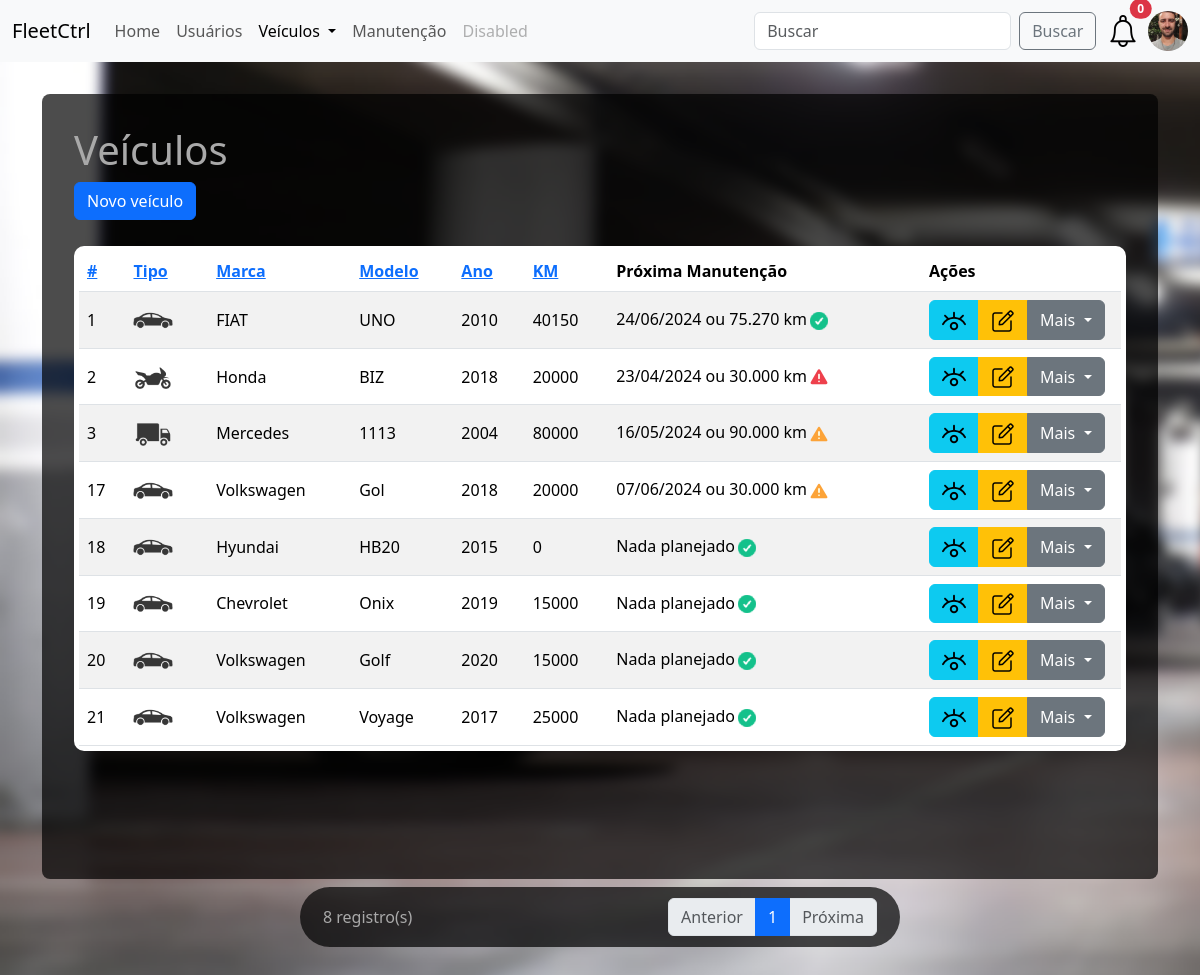
/veiculos.php (signed in), run on the app's committed database.
### tables this page shows
CREATE TABLE IF NOT EXISTS `tbusuarios` (
  `ID` int NOT NULL AUTO_INCREMENT,
  `NOME` varchar(45) NOT NULL,
  `DT_NASCIMENTO` date NOT NULL,
  `VALIDADE_CNH` date NOT NULL,
  `USUARIO` varchar(45) NOT NULL,
  `SENHA` varchar(45) NOT NULL,
  `EMAIL` varchar(45) NOT NULL,
  `ID_NV_ACESSO` int NOT NULL,
  `IMAGE` varchar(120) NOT NULL DEFAULT './images/uploads/users/default.png',
  PRIMARY KEY (`ID`),
  KEY `fk_tbUsuarios_tbNvAcesso_idx` (`ID_NV_ACESSO`),
  CONSTRAINT `fk_tbUsuarios_tbNvAcesso` FOREIGN KEY (`ID_NV_ACESSO`) REFERENCES `tbnvacesso` (`ID`)
);

CREATE TABLE IF NOT EXISTS `tbveiculos` (
  `ID` int NOT NULL AUTO_INCREMENT,
  `ID_TIPO` int NOT NULL,
  `MARCA` varchar(45) NOT NULL,
  `MODELO` varchar(45) NOT NULL,
  `ANO` int NOT NULL,
  `PLACA` varchar(8) NOT NULL,
  `KM_INICIAL` decimal(9,2) NOT NULL,
  `VALOR` decimal(9,2) NOT NULL,
  `DT_CADASTRO` date DEFAULT NULL,
  PRIMARY KEY (`ID`),
  KEY `TIPO_VEICULO_idx` (`ID_TIPO`),
  CONSTRAINT `TIPO_VEICULO` FOREIGN KEY (`ID_TIPO`) REFERENCES `tbtipo_veiculo` (`ID`)
);

### conexao.php (called while the page is built, shortened)
<?php
	$linesPerPage = 10;
	$param_dias_vencendo = 30;
	$param_km_vencendo = 200;
	$nav_class_btn_busca = "btn btn-outline-secondary me-2";
	$nav_class = "sticky-top navbar navbar-expand-lg bg-body-tertiary";
?>

### valida_user.php (called while the page is built, shortened)
<?php
	$LogUserID = $_SESSION['userID'];
	include_once("conexao.php");
	$SQL = "SELECT u.*, nv.NOME as ACESSO, nv.ADD, nv.REMOVE, nv.EDIT FROM tbusuarios u, tbnvacesso nv WHERE nv.ID=u.ID_NV_ACESSO AND u.ID = $LogUserID";
	$LogUserData = $conn->query($SQL);
    $LogUserData = mysqli_fetch_assoc($LogUserData);
	$LogUserAdd = $LogUserData['ADD'];
	$LogUserEdit = $LogUserData['EDIT'];
?>

### veiculos.php (the view, shortened to what this page needs)
<?php
	include_once("conexao.php");
	include_once("valida_user.php");
	function getPrm($prmName) {
		if (isset($_GET[$prmName])) {
			return $_GET[$prmName];
		}
		else
		{
			return "";
		}
	  }
	$SQLContPages = 'SELECT CEIL(COUNT(*) /' . $linesPerPage . ') as CONT, COUNT(*) as TOTAL FROM tbveiculos v, tbtipo_veiculo tp WHERE v.ID_TIPO=tp.ID ';
    $contador = $conn->query($SQLContPages);
    $contador = mysqli_fetch_assoc($contador);
    $pagesCount = $contador['CONT'];
	$registros = $contador['TOTAL'];
	if (isset($_GET['page'])) {
		$page = $_GET['page'];
	}
	else
	{
		$page = 1;
	}
	$SQL_Consulta = "SELECT *,
	CASE WHEN (DATEDIFF(PROX_DT_MANUT,CURRENT_DATE) < 0 OR PROX_KM_MANUT - KM_ATUAL <= 0) THEN 'VENCIDO' WHEN (DATEDIFF(PROX_DT_MANUT,CURRENT_DATE) < $param_dias_vencendo OR PROX_KM_MANUT - KM_ATUAL <= $param_km_vencendo) THEN 'VENCENDO' ELSE 'EM DIA' END AS STS_MANUT
	FROM
	(SELECT v.*, tp.TIPO as 'NM_TIPO', tp.IMAGEM, COALESCE((SELECT MAX(cons.KM) FROM tbconsumo cons WHERE cons.ID_VEICULO = v.ID),v.KM_INICIAL) as KM_ATUAL, proxManut.PROX_KM_MANUT, proxManut.PROX_DT_MANUT
	FROM
		tbveiculos v
		INNER JOIN tbtipo_veiculo tp ON (v.ID_TIPO = tp.ID)
		LEFT JOIN
			(SELECT
				manutveic.ID_VEICULO ID_VEIC,
				min(COALESCE(exec.KM, veic.KM_INICIAL) + manut.FREQ_KM) AS PROX_KM_MANUT,
				min(COALESCE(exec.DATA,veic.DT_CADASTRO) + INTERVAL manut.FREQ_MESES MONTH) as PROX_DT_MANUT
			FROM
				tbmanutveic manutveic
					INNER JOIN
				tbmanutencao manut ON (manut.ID = manutveic.ID_MANUTENCAO)
					INNER JOIN
				tbVeiculos veic ON (veic.ID = manutveic.ID_VEICULO)
					LEFT JOIN
				tbExecManut exec ON (exec.DATA = (SELECT
						MAX(DATA)
					FROM
						tbExecManut auxA
					WHERE
						auxA.ID_MANUTENCAO = manutveic.ID)
					AND exec.KM = (SELECT
						MAX(KM)
					FROM
						tbExecManut auxA
					WHERE
						auxA.ID_MANUTENCAO = manutveic.ID))
						GROUP BY manutveic.ID_VEICULO) proxManut
				ON (proxManut.ID_VEIC = v.ID)
	WHERE 1=1 ";
	$SQL_Consulta = $SQL_Consulta . " LIMIT $linesPerPage OFFSET " . ($page - 1) * $linesPerPage;
	$SQL_Consulta = $SQL_Consulta . ") a ";
	$result_users = mysqli_query($conn, $SQL_Consulta);
?>
<!DOCTYPE html>
<html lang="pt-br">
	<head>
		<link href="https://cdn.jsdelivr.net/npm/bootstrap@5.3.3/dist/css/bootstrap.min.css" rel="stylesheet">
		<link rel="stylesheet" type="text/css" href="style/veiculos.css" media="screen" />
		<link rel="stylesheet" type="text/css" href="style/standard.css" media="screen" />
	</head>
	<body>
	<nav class="<?php echo $nav_class;?>">
		<div class="container-fluid">
			<a class="navbar-brand" href="#">FleetCtrl</a>
			<div class="collapse navbar-collapse" id="navbarSupportedContent">
				<ul class="navbar-nav me-auto mb-2 mb-lg-0">
					<li class="nav-item">
					<a class="nav-link" aria-current="page" href="index.php">Home</a>
					</li>
					<li class="nav-item">
						<a class="nav-link" aria-current="page" href="usuarios.php">Usuários</a>
					</li>
					<li class="nav-item dropdown">
						<a class="nav-link active dropdown-toggle" href="#" role="button" data-bs-toggle="dropdown" aria-expanded="false">
							Veículos
						</a>
					</li>
					<li class="nav-item">
						<a class="nav-link" aria-current="page" href="manutencao.php">Manutenção</a>
					</li>
					<li class="nav-item">
						<a class="nav-link disabled" aria-disabled="true">Disabled</a>
					</li>
			</ul>
			<form class="d-flex" role="search" method="get" action="#">
				<input class="form-control me-2" type="search" id="search" name="search" placeholder="Buscar" aria-label="Buscar" value="<?php if(isset($_GET["search"])) {echo $_GET["search"];}?>">
				<button class="<?php echo $nav_class_btn_busca;?>" type="submit">Buscar</button>
			</form>
			<div id="btnNotifications">
				<button type="button" class="btn position-relative notifications" data-bs-toggle="offcanvas" data-bs-target="#notificationPanel" onclick="refreshNotifications()">
					<img src="./images/sino (1).png" alt="Notificações">
					<span class="position-absolute top-0 start-100 translate-middle badge rounded-pill bg-danger">
						<span id="showNotfCount">0</span>
					</span>
				</button>
			</div>
			<a onclick="user_sidebar()" data-bs-toggle="offcanvas" data-bs-target="#userSidebar" aria-controls="offcanvasRight"><img src="<?php echo $LogUserData['IMAGE']; ?>" class="userImgProf" alt="Imagem do usuário"></a>
			</div>
		</div>
	</nav>
		<div class="container theme-showcase" role="main">
			<div class="bgPanel">
				<div class="headContent">
					<div class="page-header">
						<h1>Veículos</h1>
					</div>
					<div class="col-auto">
						<button id="btnNovoVeiculo" type="button" class="btn btn-primary <?php echo $LogUserAdd==0? "d-none" : ""; ?>" data-bs-toggle="modal" data-bs-target="#ModalNovo" <?php echo $LogUserAdd==0? "disabled" : ""; ?>>Novo veículo</button>
					</div>
				</div>
				<div class="scroll">
					<div class="row">
						<div class="col-md-12">
							<div class="bgTable">
								<table class="table table-striped">
									<thead>
										<tr>
											<th><a href="?<?php if(isset($_GET["search"])) {echo "search=" . $_GET["search"] . "&";} ?>order=ID<?php if(getPrm("dir")!="DESC" and getPrm("order")=="ID"){ echo "&dir=DESC";}?>">#</a></th>
											<th><a href="?<?php if(isset($_GET["search"])) {echo "search=" . $_GET["search"] . "&";} ?>order=NM_TIPO<?php if(getPrm("dir")!="DESC" and getPrm("order")=="NM_TIPO"){ echo "&dir=DESC";}?>">Tipo</a></th>
											<th><a href="?<?php if(isset($_GET["search"])) {echo "search=" . $_GET["search"] . "&";} ?>order=MARCA<?php if(getPrm("dir")!="DESC" and getPrm("order")=="MARCA"){ echo "&dir=DESC";}?>">Marca</a></th>
											<th><a href="?<?php if(isset($_GET["search"])) {echo "search=" . $_GET["search"] . "&";} ?>order=MODELO<?php if(getPrm("dir")!="DESC" and getPrm("order")=="MODELO"){ echo "&dir=DESC";}?>">Modelo</a></th>
											<th><a href="?<?php if(isset($_GET["search"])) {echo "search=" . $_GET["search"] . "&";} ?>order=ANO<?php if(getPrm("dir")!="DESC" and getPrm("order")=="ANO"){ echo "&dir=DESC";}?>">Ano</a></th>
											<th><a href="?<?php if(isset($_GET["search"])) {echo "search=" . $_GET["search"] . "&";} ?>order=KM_ATUAL<?php if(getPrm("dir")!="DESC" and getPrm("order")=="KM_ATUAL"){ echo "&dir=DESC";}?>">KM</a></th>
											<th>Próxima Manutenção</th>
											<th width="200px">Ações</th>
										</tr>
									</thead>
									<tbody>
										<?php while($users = mysqli_fetch_assoc($result_users)){ ?>
											<tr>
												<td class="align-middle"><?php echo $users['ID']; ?></td>
												<td class="align-middle"><span class="lnkConsulta" data-bs-toggle="modal" data-bs-target="#Consulta" onclick="consulta_veiculo('<?php echo $users['ID'];?>')"><img src="./images/<?php echo $users['IMAGEM']; ?>" class="tipoIcon" alt="Ícone tipo" data-bs-toggle="tooltip" data-bs-placement="top" data-bs-title="<?php echo $users['NM_TIPO']; ?>"></span></td>
												<td class="align-middle"><?php echo $users['MARCA']; ?></td>
												<td class="align-middle"><?php echo $users['MODELO']; ?></td>
												<td class="align-middle"><?php echo $users['ANO']; ?></td>
												<td class="align-middle"><?php echo round($users['KM_ATUAL']); ?></td>
												<td class="align-middle"><?php
													if (!empty($users['PROX_DT_MANUT']) and !empty($users['PROX_KM_MANUT'])) {
														$dateManut = DateTime::createFromFormat('Y-m-d', $users['PROX_DT_MANUT'])->format('d/m/Y');
														echo $dateManut . " ou " . number_format($users['PROX_KM_MANUT'],0,",",".") . " km";
													}
													else
													{
														echo "Nada planejado";
													}
													if($users['STS_MANUT']=="VENCIDO")
													{
														echo '<img src="./images/atencao.png" data-bs-toggle="tooltip" data-bs-placement="top" data-bs-title="Manutenção vencida!!!">';
													} else if($users['STS_MANUT']=="VENCENDO")
													{
														echo '<img src="./images/alerta.png" data-bs-toggle="tooltip" data-bs-placement="top" data-bs-title="Manutenção próxima!">';
													} else
													{
														echo '<img src="./images/valido.png" data-bs-toggle="tooltip" data-bs-placement="top" data-bs-title="Manutenção em dia">';
													}
													?></td>
												<td class="align-middle">
												<div class="btn-group" role="group" aria-label="Button group with nested dropdown">
													<button type="button" class="btn btn-info" data-bs-toggle="modal" data-bs-target="#Consulta" onclick="consulta_veiculo('<?php echo $users['ID'];?>')"><img src="./images/visualizar.png"></button>
													<button type="button" class="btn btn-xs btn-warning <?php echo $LogUserAdd==0? "d-none" : ""; ?>" data-bs-toggle="modal" data-bs-target="#ModalEdit" data-whatever="<?php echo $users['ID']; ?>" data-whatevertipo="<?php echo $users['ID_TIPO']; ?>" data-whatevermarca="<?php echo $users['MARCA']; ?>" data-whatevermodelo="<?php echo $users['MODELO']; ?>" data-whateverano="<?php echo $users['ANO']; ?>" data-whateverplaca="<?php echo $users['PLACA']; ?>" data-whateverkminit="<?php echo round($users['KM_INICIAL']); ?>" data-whateverkmact="<?php echo round($users['KM_ATUAL']); ?>"  data-whatevervalor="<?php echo round($users['VALOR']); ?>" <?php echo $LogUserAdd==0? "disabled" : ""; ?>><img src="./images/editar.png"></button>
													<?php if($LogUserEdit==1) {
													?>
														<div class="btn-group" role="group">
															<button type="button" class="btn btn-secondary dropdown-toggle" data-bs-toggle="dropdown" aria-expanded="false">
															Mais
															</button>
														</div>
													<?php } ?>
												</div>
												</td>
											</tr>
										<?php } ?>
									</tbody>
								</table>
							</div>
							</div>
					</div>
				</div>
			</div>
				<div class="paginationPanel">
					<nav aria-label="...">
						<div class="container text-left">
							<div class="row align-items-start">
								<div class="col counterText">
									<?php echo $registros . " registro(s)"; ?>
								</div>
								<div class="col">
									<ul class="pagination justify-content-end">
										<li class="page-item <?php if ($page <= 1) {echo "disabled";}?>">
											<a class="page-link" href="?page=<?php echo ($page-1); ?>">Anterior</a>
										</li>
										<?php
											$pg = 1;
											while ($pg <= $pagesCount)
											{
												?>
												<li class="page-item <?php if ($page == $pg) {echo "active"; } ?>" aria-current="page">
													<a class="page-link" href="?page=<?php echo $pg; ?>"><?php echo $pg; ?></a>
												</li>
										<?php
											$pg ++;
											}
										?>
										<li class="page-item <?php if ($page == $pagesCount or $pagesCount<=1) {echo "disabled";}?>">
											<a class="page-link" href="?page=<?php echo ($page+1); ?>">Próxima</a>
										</li>
									</ul>
								</div>
							</div>
						</div>
					</nav>
				</div>
		</div>
  </body>
</html>

### style/veiculos.css (style rules this page uses)
body { background-image: url("../images/bg-veiculos.png"); background-repeat: no-repeat; background-size: cover; background-attachment: fixed; }
.tipoIcon { max-height: 40px; max-width: 40px; margin-right: 5px; }

### style/standard.css (style rules this page uses)
.userImgProf { position: relative; margin: auto; margin-top: 0; margin-bottom: 0; width: 40px; height: 40px; border-radius: 100%; object-fit: cover; cursor: pointer; }
.bgTable { padding: 5px; border-radius: 10px; background-color: #fff; margin-bottom: 1.5rem; }
.table { margin-bottom: 0; }
.notifications { --bs-btn-padding-x: 0.1rem; margin-right: 0.4rem; }
.bgPanel { background-color: rgba(0, 0, 0, 0.7); margin-top: 2rem; padding: 2rem; border-radius: 0.5rem; color: darkgrey; height: 70vh; }
.paginationPanel { background-color: rgba(0, 0, 0, 0.7); padding: 11px; border-radius: 5vh; color: darkgrey; height: 60px; margin: auto; margin-top: 0.5rem; width: 600px; }
.counterText { margin-top: 7px; }
.headContent { height: 120px; }
.scroll { height: 70%; overflow-y: auto; overflow-x: hidden; }

### data on the page
tbusuarios: IMAGE (picture)
tbveiculos: ID "1", MARCA "FIAT", MODELO "UNO", ANO "2010", KM_ATUAL "40150", dateManut "24/06/2024", PROX_KM_MANUT "75.270"
tbveiculos: ID "2", shows a picture, MARCA "Honda", MODELO "BIZ", ANO "2018", KM_ATUAL "20000", dateManut "23/04/2024", PROX_KM_MANUT "30.000"
tbveiculos: ID "3", shows a picture, MARCA "Mercedes", MODELO "1113", ANO "2004", KM_ATUAL "80000", dateManut "16/05/2024", PROX_KM_MANUT "90.000"
tbveiculos: ID "17", MARCA "Volkswagen", MODELO "Gol", ANO "2018", KM_ATUAL "20000", dateManut "07/06/2024", PROX_KM_MANUT "30.000"
tbveiculos: ID "18", MARCA "Hyundai", MODELO "HB20", ANO "2015", KM_ATUAL "0", shows "Nada planejado"
tbveiculos: ID "19", MARCA "Chevrolet", MODELO "Onix", ANO "2019", KM_ATUAL "15000", shows "Nada planejado"
tbveiculos: ID "20", MARCA "Volkswagen", MODELO "Golf", ANO "2020", KM_ATUAL "15000", shows "Nada planejado"
tbveiculos: ID "21", MARCA "Volkswagen", MODELO "Voyage", ANO "2017", KM_ATUAL "25000", shows "Nada planejado"

### other printed values
$registros "8"
